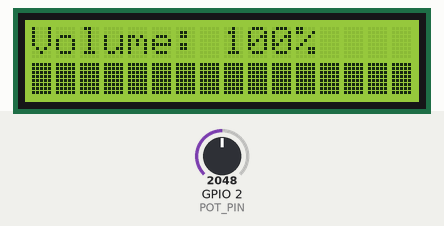
Recording of a sketch running on a simulated Seeed XIAO ESP32-C3. Parts: 16×2 character LCD. The inputs (shaded band) are chosen by the test bench; at power-on: GPIO 2 (POT_PIN) = 2048. What the sketch prints to the serial monitor is not drawn.

Above: at 1.2 s.
1.3 s: GPIO 2 (POT_PIN) set to 983
At 2.3 s:
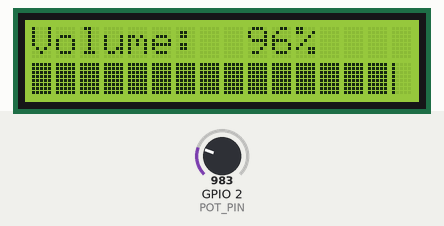
2.8 s: GPIO 2 (POT_PIN) set to 491
At 3.6 s:
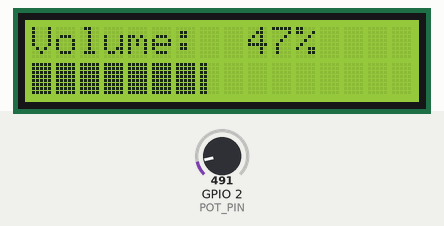
4.3 s: GPIO 2 (POT_PIN) set to 480
At 4.9 s:
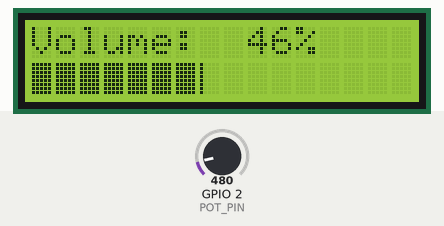
5.8 s: GPIO 2 (POT_PIN) set to 60
At 6.2 s:
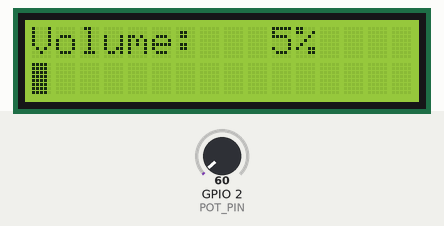
7.3 s: GPIO 2 (POT_PIN) set to 0
At 8.5 s:
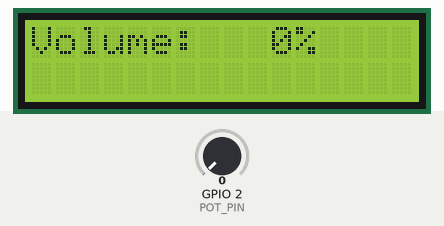
8.8 s: GPIO 2 (POT_PIN) set to 19
At 10.0 s:
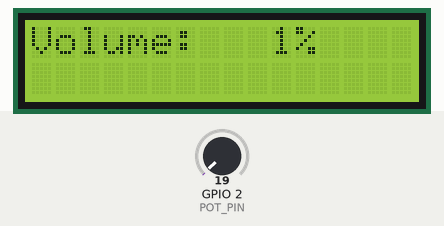
10.3 s: GPIO 2 (POT_PIN) set to 22
Timing chart, 0 to 12.8 s (numbered marks = the images above; inputs shaded):
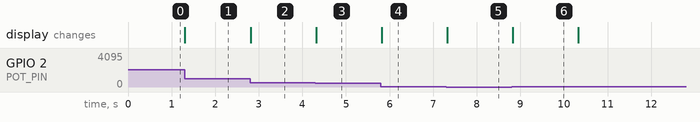

The sketch:

sketch_sep13a.ino
```cpp
#include <LiquidCrystal.h>

LiquidCrystal lcd(7, 6, 5, 4, 3, 2);

const int POT_PIN = A0;
const int POT_MIN = 0;
const int POT_MAX = 1023;

int lastSentPercent = -1; // Stores latest % sent to volume control

// Custom characters for display volume bars
byte bar_1[8] = { 0b10000, 0b10000, 0b10000, 0b10000, 0b10000, 0b10000, 0b10000, 0b10000 }; //8 rows of pixels, 5 total bars
byte bar_2[8] = { 0b11000, 0b11000, 0b11000, 0b11000, 0b11000, 0b11000, 0b11000, 0b11000 };
byte bar_3[8] = { 0b11100, 0b11100, 0b11100, 0b11100, 0b11100, 0b11100, 0b11100, 0b11100 };
byte bar_4[8] = { 0b11110, 0b11110, 0b11110, 0b11110, 0b11110, 0b11110, 0b11110, 0b11110 };
byte bar_5[8] = { 0b11111, 0b11111, 0b11111, 0b11111, 0b11111, 0b11111, 0b11111, 0b11111 };

void setup() {
  Serial.begin(9600);
  lcd.begin(16, 2);
  lcd.createChar(0, bar_1);
  lcd.createChar(1, bar_2);
  lcd.createChar(2, bar_3);
  lcd.createChar(3, bar_4);
  lcd.createChar(4, bar_5);
}

void loop() {
  int currentPotValue = analogRead(POT_PIN);

  // Map percentage values of volume to calibrated range of pot.
  int volumePercent = map(currentPotValue, POT_MIN, POT_MAX, 0, 100);
  volumePercent = constrain(volumePercent, 0, 100);

  if (volumePercent != lastSentPercent) {
    Serial.println(volumePercent); //Update vol. percentage --> python script
    lastSentPercent = volumePercent;
  }

  // LCD Styling
  lcd.setCursor(0, 0);
  lcd.print("Volume: ");
  if (volumePercent < 10) lcd.print("  ");
  if (volumePercent >= 10 && volumePercent < 100) lcd.print(" ");
  lcd.print(volumePercent);
  lcd.print("%");
  drawVolumeBar(volumePercent);

  delay(50);
}

void drawVolumeBar(int percent) {
  lcd.setCursor(0, 1);
  int pixels = map(percent, 0, 100, 0, 80);
  int fullBlocks = pixels / 5;
  int partialPixels = pixels % 5;

  for (int i = 0; i < fullBlocks; i++) {
    lcd.write(byte(4));
  }

  if (fullBlocks < 16 && partialPixels > 0) {
    lcd.write(byte(partialPixels - 1));
  }
  int currentBarLength = fullBlocks + (partialPixels > 0 ? 1 : 0);

  for (int i = currentBarLength; i < 16; i++) {
    lcd.print(" ");
  }
}
```

Measured:
- the behaviour switches between 481 and 480 on GPIO 2 (POT_PIN) (found by bisection; images 2 and 3)
- after the input at 1.3 s, the display: changes at once (image 1)
- after the input at 2.8 s, the display: changes at once (image 2)
- after the input at 4.3 s, the display: changes at once (image 3)
- after the input at 5.8 s, the display: changes at once (image 4)
- after the input at 7.3 s, the display: changes at once (image 5)
- after the input at 8.8 s, the display: changes at once (image 6)
